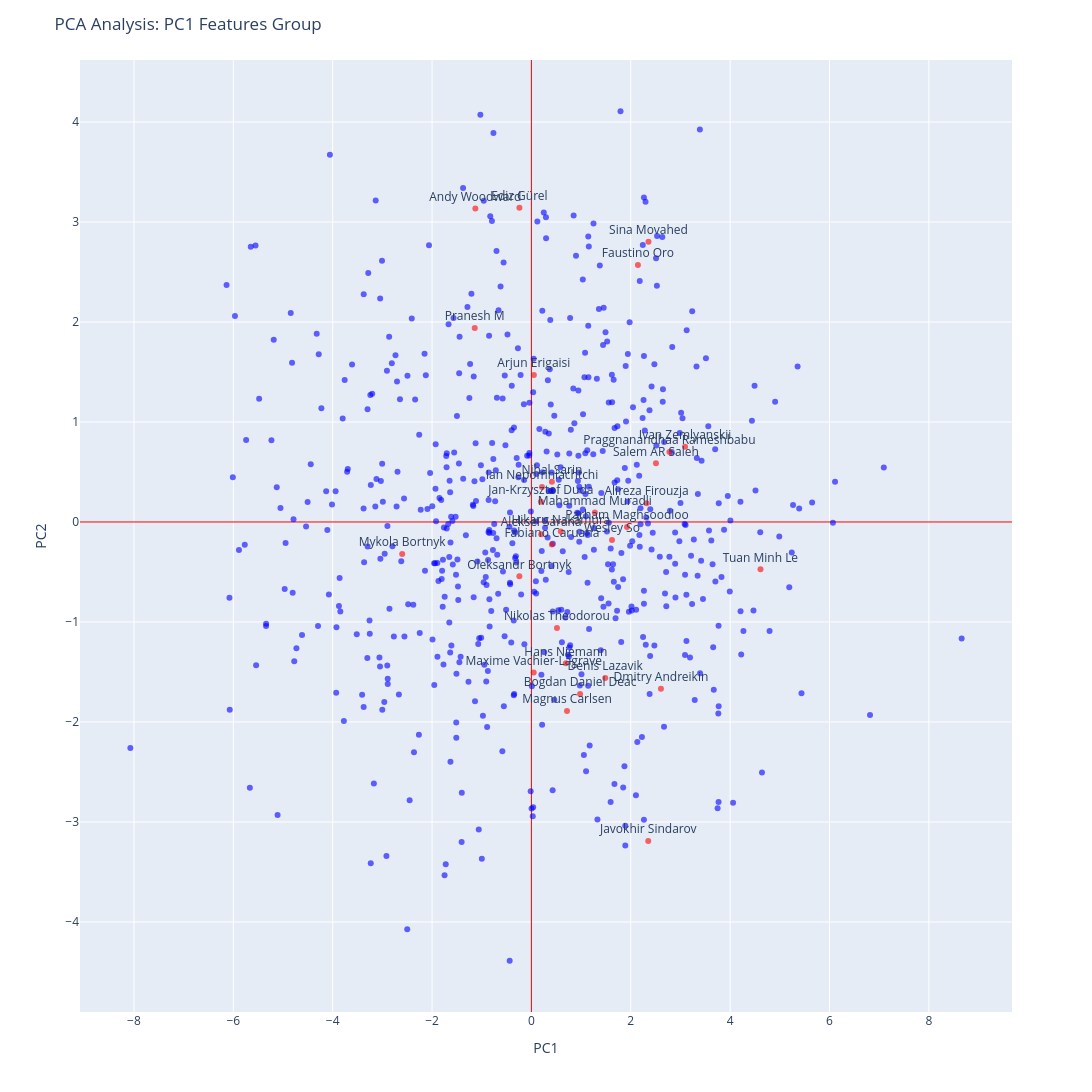

The code cell stored with this chart in its notebook:
### Markdown cell above
# pc1的主要特征
CenterControlScore, pawn_1LifeRatio, PieceActivityScore, KingDiagonalExposureScore, pawn_2LifeRatio， KingSafetyScore,   KingZoneControlScore,queen_1LifeRatio,rook_1LifeRatio,rook_2LifeRatio,bishop_1LifeRatio,bishop_2LifeRatio,knight_1LifeRatio,   knight_2LifeRatio,pawn_2LifeRatio,pawn_3LifeRatio,pawn_8LifeRatio   
   
KingEscapeSquaresScore, AveragePawnAdvanceDepth

### Code cell
pc1_cols=['CenterControlScore', 'pawn_1LifeRatio', 'PieceActivityScore', 'KingDiagonalExposureScore','pawn_2LifeRatio', 
          'KingSafetyScore', 'KingZoneControlScore', 'queen_1LifeRatio', 
          #'rook_1LifeRatio','rook_2LifeRatio', 'bishop_1LifeRatio','bishop_2LifeRatio', knight_2LifeRatio','pawn_8LifeRatio',
          'knight_1LifeRatio', 'pawn_2LifeRatio', 'pawn_3LifeRatio',
         'KingEscapeSquaresScore', 'AveragePawnAdvanceDepth']
#pc1_flit=df_interpretate[df_interpretate.TotalGames > 100][pc1_cols].fillna(0).reset_index(drop=True)
#pc1_X_pca=pca_pipeline.fit_transform(pc1_flit.values)

def run_custom_pca(df, feature_cols, top_players_list, title_suffix="Sub-Analysis", min_games=100):
    """
    参数:
    df: 原始的大 DataFrame (包含 user, TotalGames 和特征列)
    feature_cols: list, 这次PCA分析专门选用的特征列名列表
    top_players_list: list/array, 需要高亮显示的 Top 玩家名字列表
    min_games: int, 筛选场次阈值 (默认 100)
    
    返回:
    fig: Plotly 图表对象
    top_coords: Top 玩家在这个新 PCA 空间下的坐标 DataFrame
    """
    
    # 1. 数据筛选与准备 (注意：Name必须取筛选后的，否则行数对不上)
    # 使用 copy() 避免 SettingWithCopyWarning
    df_filtered = df[df['TotalGames'] > min_games].reset_index(drop=True).copy()
    
    # 提取特征矩阵 X
    X = df_filtered[feature_cols].fillna(0).values
    # 提取对应的名字 (假设你的名字列叫 'user'，如果叫 'Name' 请自行修改)
    names = df_filtered['user'].values 
    
    # 2. 构建 Pipeline (标准化 + PCA)
    # 注意：每次都要重新 fit，因为 feature_cols 的数量变了
    pipeline = Pipeline([
        ('scaler', StandardScaler()),
        ('pca', PCA(n_components=2))
    ])
    
    X_pca = pipeline.fit_transform(X)
    pca = pipeline.named_steps['pca']
    loadings = pca.components_.T
    
    # 打印解释方差比，让你知道这组特征保留了多少信息
    explained_variance = pipeline.named_steps['pca'].explained_variance_ratio_
    print(f"[{title_suffix}] Explained Variance: PC1={explained_variance[0]:.2%}, PC2={explained_variance[1]:.2%}")

     # PCA loadings
    loadings = pca.components_.T   # shape: (n_features, 2)

    loading_df = pd.DataFrame(
        loadings,
        index=feature_cols,
        columns=['PC1_loading', 'PC2_loading']
    )

    # 贡献占比（平方后归一化）
    loading_df['PC1_contribution'] = (
        loading_df['PC1_loading'] ** 2 / (loading_df['PC1_loading'] ** 2).sum()
    )

    loading_df['PC2_contribution'] = (
        loading_df['PC2_loading'] ** 2 / (loading_df['PC2_loading'] ** 2).sum()
    )

    # 按 PC1 贡献度排序（最常用）
    loading_df = loading_df.sort_values('PC1_contribution', ascending=False)

    print(f"\n[{title_suffix}] PC1 Component Contributions:")
    print(loading_df[['PC1_loading', 'PC1_contribution']].head(10))

    print(f"\n[{title_suffix}] PC2 Component Contributions:")
    print(loading_df[['PC2_loading', 'PC2_contribution']].sort_values(
        'PC2_contribution', ascending=False).head(10)
    )

    # 3. 构建绘图用的 DataFrame
    df_plot = pd.DataFrame({
        "PC1": X_pca[:, 0],
        "PC2": X_pca[:, 1],
        "Name": names
    })
    
    # 4. 标记 Top 玩家
    df_plot["is_top"] = df_plot["Name"].isin(top_players_list)
    # 只有 top 玩家显示文字
    df_plot["text"] = df_plot["Name"].where(df_plot["is_top"], "")
    
    # 5. 绘图
    fig = px.scatter(
        df_plot,
        x="PC1",
        y="PC2",
        color="is_top",
        text="text",
        hover_name="Name",
        opacity=0.6,
        color_discrete_map={True: 'red', False: 'blue'} # 可选：固定颜色
    )
    
    fig.update_traces(textposition="top center")
    fig.update_layout(
        width=1500,
        height=1500,
        showlegend=False,
        title=f"PCA Analysis: {title_suffix}"
    )
    
    fig.update_xaxes(zeroline=True, zerolinewidth=1, zerolinecolor='red')
    fig.update_yaxes(zeroline=True, zerolinewidth=1, zerolinecolor='red')
    
    top_coords = df_plot[df_plot["is_top"]][["Name", "PC1", "PC2"]].reset_index(drop=True)
    
    return fig, top_coords, df_plot

# 0. 准备基础数据 (全局只用做一次)
# 假设你的 Top 玩家列表是这样的
top_highest_players = df_sorted.tail(30).Name.values 

#对 PC1 相关的特征画图
pc1_cols=['CenterControlScore', 'pawn_1LifeRatio', 'PieceActivityScore', 'KingDiagonalExposureScore','pawn_2LifeRatio', 
          'KingSafetyScore', 'KingZoneControlScore', 'queen_1LifeRatio', 
          #'rook_1LifeRatio','rook_2LifeRatio', 'bishop_1LifeRatio','bishop_2LifeRatio', knight_2LifeRatio','pawn_8LifeRatio',
          'knight_1LifeRatio', 'pawn_2LifeRatio', 'pawn_3LifeRatio',
         'KingEscapeSquaresScore', 'AveragePawnAdvanceDepth']

fig1, coords1, pca_df = run_custom_pca(
    df=df_interpretate, 
    feature_cols=pc1_cols, 
    top_players_list=top_highest_players, 
    title_suffix="PC1 Features Group"
)

fig1.show()
print("PC1 Group Top Players Coords:\n", coords1.head(30))

### Figure 1 — Plotly figure (JSON) as saved in the notebook; plotly's stock layout.template omitted (floating-point values rounded to 4 significant figures; data arrays with more than 128 entries replaced by an {"elided": "..."} marker saying what was removed)
{"data": [{"hovertemplate": "<b>%{hovertext}</b><br><br>is_top=False<br>PC1=%{x}<br>PC2=%{y}<br>text=%{text}<extra></extra>", "hovertext": {"elided": "577 str values"}, "legendgroup": "False", "marker": {"color": "blue", "opacity": 0.6, "symbol": "circle"}, "mode": "markers+text", "name": "False", "orientation": "v", "showlegend": true, "text": {"elided": "577 str values"}, "textposition": "top center", "type": "scatter", "x": {"elided": "577 float values"}, "xaxis": "x", "y": {"elided": "577 float values"}, "yaxis": "y"}, {"hovertemplate": "<b>%{hovertext}</b><br><br>is_top=True<br>PC1=%{x}<br>PC2=%{y}<br>text=%{text}<extra></extra>", "hovertext": ["Aleksei Sarana", "Alireza Firouzja", "Andy Woodward", "Arjun Erigaisi", "Bogdan Daniel Deac", "Denis Lazavik", "Dmitry Andreikin", "Ediz Gürel", "Fabiano Caruana", "Faustino Oro", "Hans Niemann", "Hikaru Nakamura", "Ian Nepomniachtchi", "Ivan Zemlyanskii", "Jan-Krzysztof Duda", "Javokhir Sindarov", "Magnus Carlsen", "Mahammad Muradli", "Maxime Vachier-Lagrave", "Mykola Bortnyk", "Nihal Sarin", "Nikolas Theodorou", "Oleksandr Bortnyk", "Parham Maghsoodloo", "Praggnanandhaa Rameshbabu", "Pranesh M", "Salem AR Saleh", "Sina Movahed", "Tuan Minh Le", "Wesley So"], "legendgroup": "True", "marker": {"color": "red", "opacity": 0.6, "symbol": "circle"}, "mode": "markers+text", "name": "True", "orientation": "v", "showlegend": true, "text": ["Aleksei Sarana", "Alireza Firouzja", "Andy Woodward", "Arjun Erigaisi", "Bogdan Daniel Deac", "Denis Lazavik", "Dmitry Andreikin", "Ediz Gürel", "Fabiano Caruana", "Faustino Oro", "Hans Niemann", "Hikaru Nakamura", "Ian Nepomniachtchi", "Ivan Zemlyanskii", "Jan-Krzysztof Duda", "Javokhir Sindarov", "Magnus Carlsen", "Mahammad Muradli", "Maxime Vachier-Lagrave", "Mykola Bortnyk", "Nihal Sarin", "Nikolas Theodorou", "Oleksandr Bortnyk", "Parham Maghsoodloo", "Praggnanandhaa Rameshbabu", "Pranesh M", "Salem AR Saleh", "Sina Movahed", "Tuan Minh Le", "Wesley So"], "textposition": "top center", "type": "scatter", "x": [0.1972, 2.318, -1.129, 0.0493, 0.9798, 1.486, 2.607, -0.2414, 0.4117, 2.144, 0.6931, 0.5922, 0.2129, 3.092, 0.1911, 2.352, 0.716, 1.277, 0.04538, -2.601, 0.4122, 0.5141, -0.2428, 1.924, 2.778, -1.141, 2.507, 2.357, 4.611, 1.622], "xaxis": "x", "y": [-0.1227, 0.1883, 3.135, 1.471, -1.721, -1.56, -1.668, 3.143, -0.2257, 2.571, -1.413, -0.09431, 0.349, 0.7523, 0.2034, -3.19, -1.889, 0.09476, -1.505, -0.3205, 0.4023, -1.059, -0.5434, -0.04931, 0.701, 1.941, 0.5872, 2.802, -0.473, -0.1813], "yaxis": "y"}], "layout": {"height": 1500, "legend": {"title": {"text": "is_top"}, "tracegroupgap": 0}, "margin": {"t": 60}, "showlegend": false, "title": {"text": "PCA Analysis: PC1 Features Group"}, "width": 1500, "xaxis": {"anchor": "y", "domain": [0, 1], "title": {"text": "PC1"}, "zeroline": true, "zerolinecolor": "red", "zerolinewidth": 1}, "yaxis": {"anchor": "x", "domain": [0, 1], "title": {"text": "PC2"}, "zeroline": true, "zerolinecolor": "red", "zerolinewidth": 1}}}
